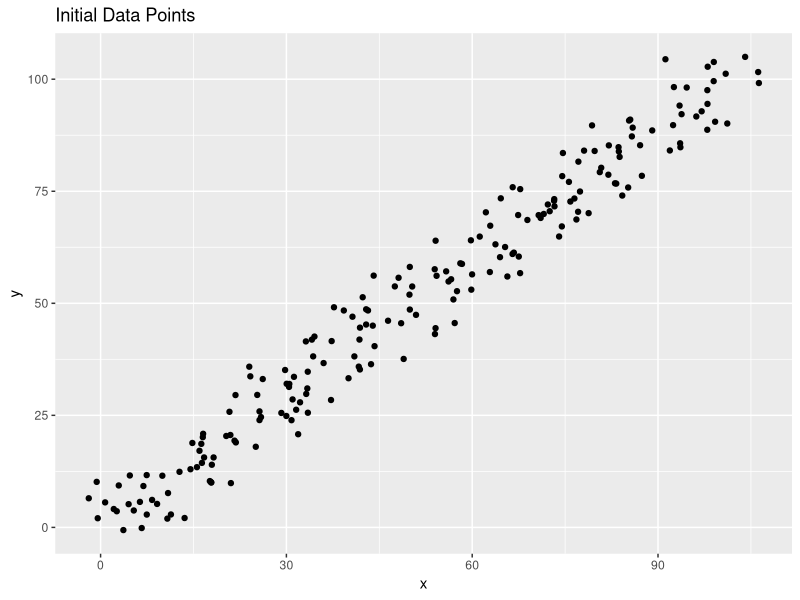
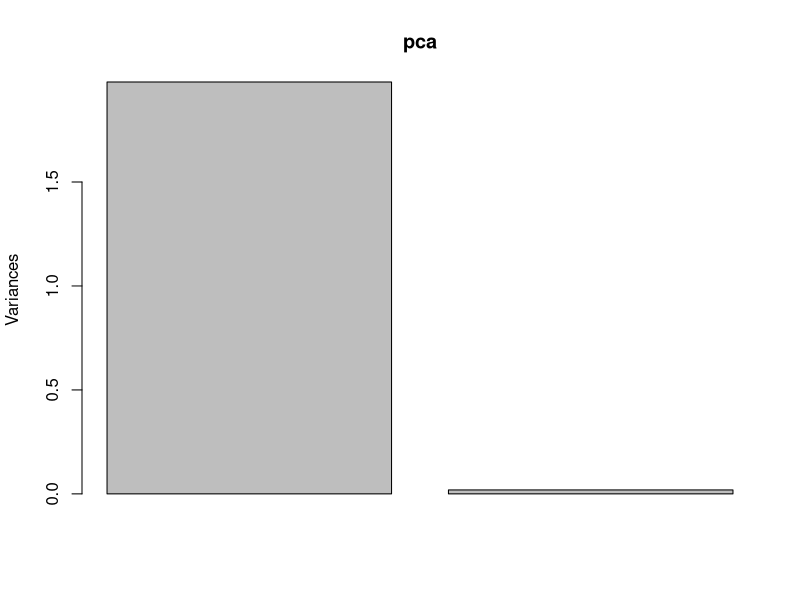
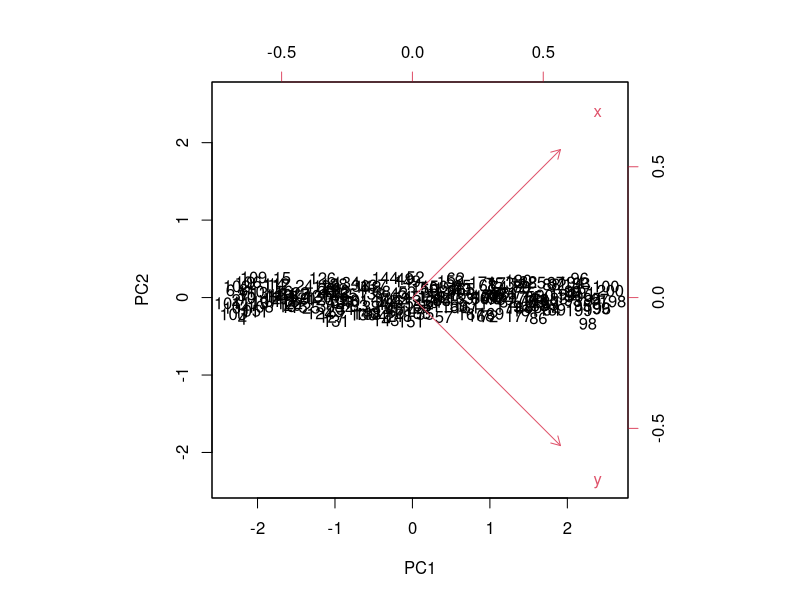

Generate these figures, in order, with R:
# This scripts conducts principal, independent, and random component analysis on generated data.
# It then applies the analyses above to new (also generated) data.

# LOAD LIBRARIES --------------------------------------------------------------------
# This section loads necessary libraries for this script.
library(data.table)
library(ggplot2)
library(dplyr)

# GENERATE DATA -----------------------------------------------------------
# This section generates the data that will be used for principal, independent, and random component analysis.
# It also generates 'new' data that the component analyses will be applied to.

  # Set seed for reproducible analysis.
  set.seed(8583)

  # Generate linear original and 'new' data.
  data = data.table(x = rep(c(1:100), 2), 
                    y = rep(c(1:100), 2))
  new_data = data.table(x = rep(c(1:100), 2), 
                        y = rep(c(1:100), 2))

  # 'Jitter' the data so it's not exactly linear.
  data$x = jitter(data$x, 
                  amount = 7)
  data$y = jitter(data$y, 
                  amount = 7)
  new_data$x = jitter(new_data$x, 
                      amount = 7)
  new_data$y = jitter(new_data$y, 
                      amount = 7)

  # Plot initial data points.
  ggplot(data = data, 
         aes(x = x, 
             y = y)) + 
  geom_point() + 
  ggtitle('Initial Data Points') + 
  xlab('x') + 
  ylab('y')

  # Create an empty table called 'first_components'.
  # This will be filled with the first components of principal, independent, and random component analysis below.
  # Specifically, it will be filled with the first component from the original data and the projection of 'new_data' onto
  # the results of the 3 component analyses.
  first_components = data.table(pca_first_orig = rep(NA, nrow(data)), 
                                pca_first_pred = rep(NA, nrow(data)),
                                ica_first_orig = rep(NA, nrow(data)), 
                                ica_first_pred = rep(NA, nrow(data)),
                                rca_first_orig = rep(NA, nrow(data)), 
                                rca_first_pred = rep(NA, nrow(data)))

# PRINCIPAL COMPONENT ANALYSIS --------------------------------------------
# This section conducts principal component analysis.

  # Conduct principal component analysis on 'data'.
  # The principal component analysis function includes a scaling argument.
  pca = prcomp(data, 
               scale = T,
               center = T)

  # View summary of 'pca'.
  summary(pca)

  # Plot the variances associated with each principal component.
  plot(pca)

  # View the biplot of 'pca'.
  biplot(pca, 
         scale = 0)

  # Add the first principal component to 'first_components'.
  first_components$pca_first_orig = data.table(pca$x)[, .(PC1)]

  # Project 'new_data' onto 'pca' and add to 'first_components'.
  first_components$pca_first_pred = data.table(predict(pca, 
                                                       newdata = new_data))[, .(PC1)]

# INDEPENDENT COMPONENT ANALYSIS --------------------------------------------
# This section conducts independent component analysis.

# RANDOM COMPONENT ANALYSIS --------------------------------------------
# This section conducts random component analysis.